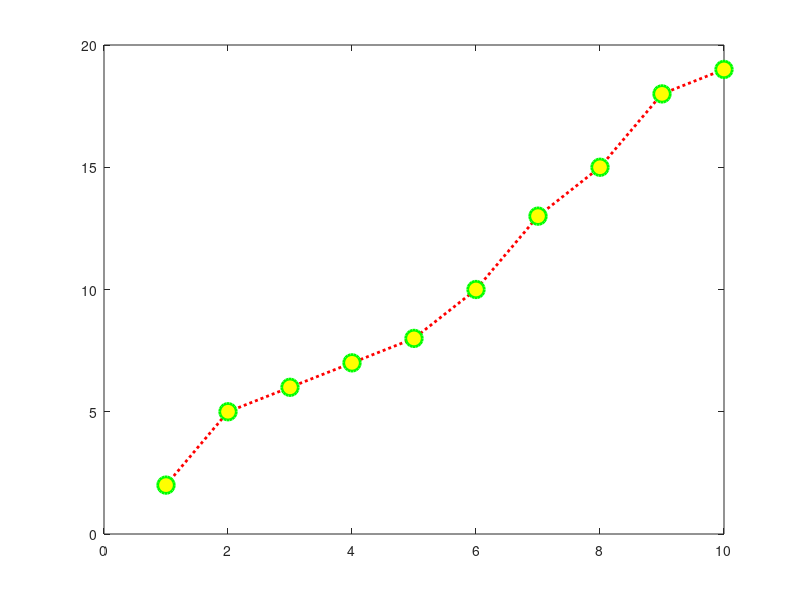

Write the MATLAB code that produced this figure.
x = [1 2 3 4 5 6 7 8 9 10]
y = [2 5 6 7 8 10 13 15 18 19]

p = plot(x, y, ':or', ...
    'LineWidth', 2,...
    'MarkerEdgeColor', 'g',...
    'MarkerFaceColor', 'y',...
    'MarkerSize', 12)
   
